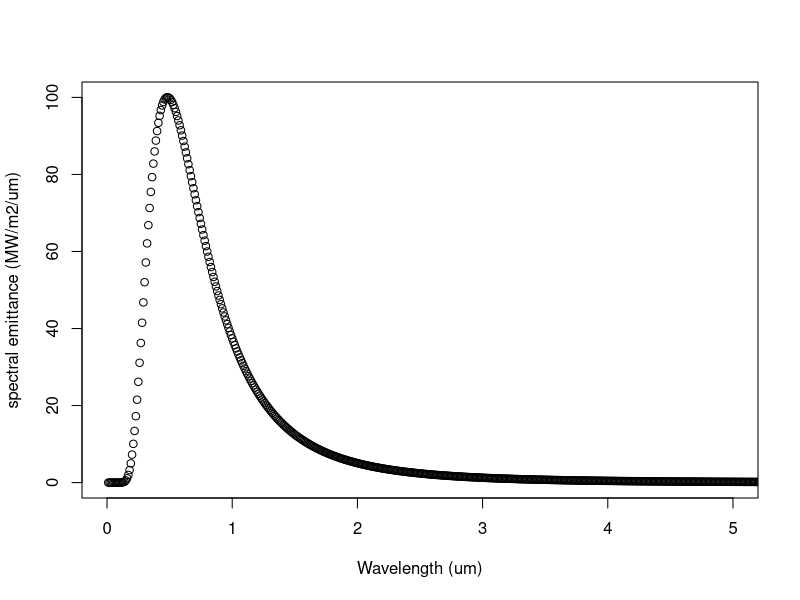
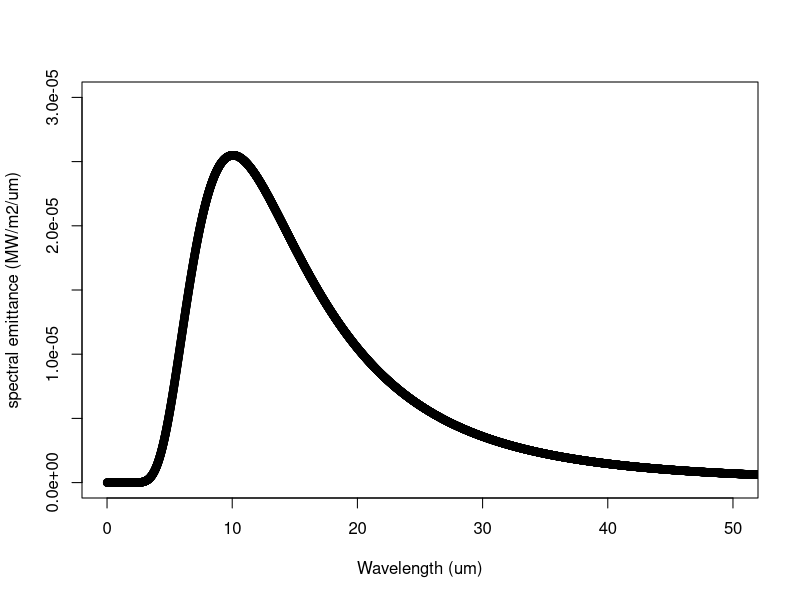

Write the R code that produced these figures, in order.
## ---- chunk 1
h=6.62606896e-34
c=2.99792458e8
k=1.3806504e-23 
lambda = seq(1e-8,1e-4, by=1e-8)
T = 6000


y=(2*pi*h*(c^2))/(lambda^5)*(1./(exp((h*c)/(lambda*k*T))-1))


T2 = 288
y2=(2*pi*h*(c^2))/(lambda^5)*(1./(exp((h*c)/(lambda*k*T2))-1))
plot(1e6*lambda,1e-6*1e-6*y, xlim=c(0.0,5.0),ylim=c(0.0,100.0), xlab='Wavelength (um)', ylab='spectral emittance (MW/m2/um)')
# par(new=T)
# plot(1e6*lambda,1e-6*1e-6*y2, xlim=c(0.0,10.0), ylim=c(0.0,1/10000.0), xlab='', ylab='', axes=F)
# par(new=F)
plot(1e6*lambda,1e-6*1e-6*y2, xlim=c(0.0,50.0), ylim=c(0.0,3*1e-5), xlab='Wavelength (um)', ylab='spectral emittance (MW/m2/um)')
